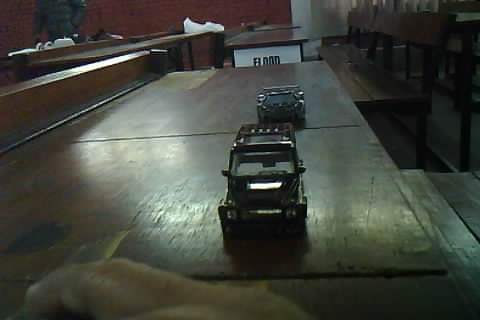
#> input picture a.jpg, 480 x 320 px, found by its file name
$ python test_viz.py
#> lines starting #> are read from the running program, lines starting #| are printed output that depends on the picture
from PIL import Image, ImageDraw, ImageFont
import matplotlib.pyplot as plt
from datetime import datetime


def draw_bounding_boxes(image_path, vehicles):
    # Open the image from the file path
#> called with image_path = '../a.jpg'
    image = Image.open(image_path)
#> image is the input picture: PIL image 480x320 RGB; mean R, G, B 65.7, 68.6, 60.5

    # Ensure image is in RGB mode to draw text and shapes properly
    if image.mode != "RGB":
        image = image.convert("RGB")

    draw = ImageDraw.Draw(image)

    # Optionally, load a better font (adjust path as necessary)
    try:
        font = ImageFont.truetype(
            "/usr/share/fonts/truetype/dejavu/DejaVuSans-Bold.ttf", 20
        )
    except IOError:
        font = ImageFont.load_default()  # Use default if font is not found

    for vehicle in vehicles:
        box = vehicle["box"]
        # Draw the rectangle for bounding box
        draw.rectangle(
            [(box["xmin"], box["ymin"]), (box["xmax"], box["ymax"])],
            outline="red",
            width=3,
        )
        # Add label and score slightly above the box
        label = f"{vehicle['label']} {vehicle['score']:.2f}"
        draw.text(
            (box["xmin"], box["ymin"] - 10),  # Slightly above the box
            label,
            fill="red",
            font=font,
        )

    image.save(f"output/{datetime.now().strftime('%Y-%m-%d_%H-%M-%S')}.jpg")
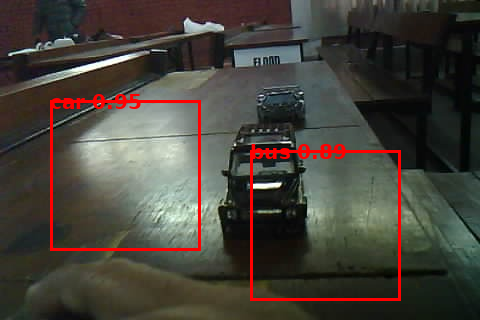
#> saved as 2026-12-05_12-37-10.jpg: PIL image 480x320 RGB; mean R, G, B 71, 66.5, 58.7


# Example usage
vehicles = [
    {
        "label": "car",
        "score": 0.95,
        "box": {"xmin": 50, "ymin": 100, "xmax": 200, "ymax": 250},
    },
    {
        "label": "bus",
        "score": 0.89,
        "box": {"xmin": 250, "ymin": 150, "xmax": 400, "ymax": 300},
    },
]

draw_bounding_boxes("../a.jpg", vehicles)
